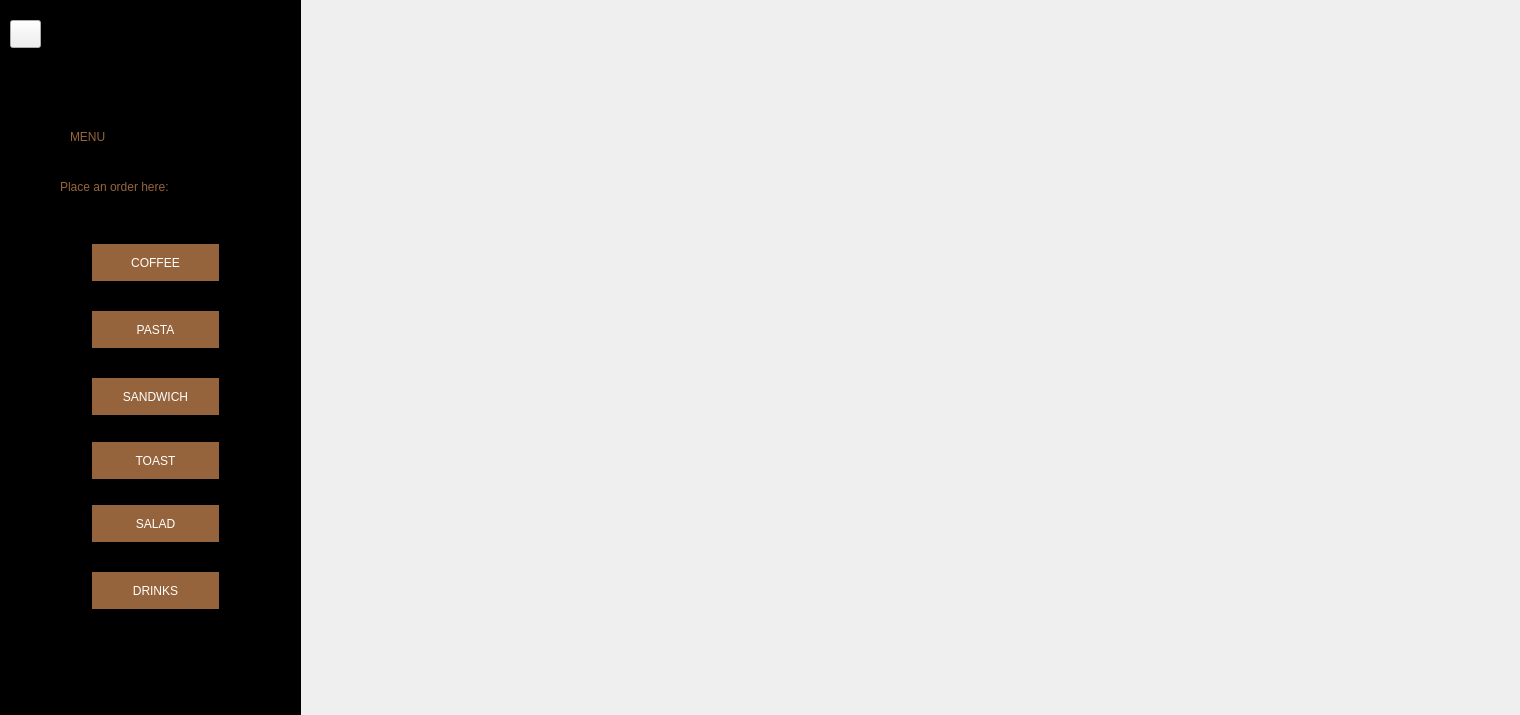
<?xml version="1.0" encoding="UTF-8"?>
<ui version="4.0">
 <class>Dialog</class>
 <widget class="QDialog" name="Dialog">
  <property name="geometry">
   <rect>
    <x>0</x>
    <y>0</y>
    <width>1520</width>
    <height>715</height>
   </rect>
  </property>
  <property name="windowTitle">
   <string>Dialog</string>
  </property>
  <property name="styleSheet">
   <string notr="true"/>
  </property>
  <widget class="QWidget" name="FabiolaPhotoWidget" native="true">
   <property name="geometry">
    <rect>
     <x>0</x>
     <y>0</y>
     <width>1520</width>
     <height>715</height>
    </rect>
   </property>
   <property name="styleSheet">
    <string notr="true">QWidget#BackgroundWidget{
background-image:url(DONA FABIOLA.png);}</string>
   </property>
   <widget class="QPushButton" name="pastaButton">
    <property name="geometry">
     <rect>
      <x>90</x>
      <y>309</y>
      <width>131</width>
      <height>41</height>
     </rect>
    </property>
    <property name="styleSheet">
     <string notr="true">font: 12pt &quot;Yu Gothic&quot;;
background-color: rgb(150,100,60);
color: rgb(255, 255, 255);
border-style: solid;
border-width: 2px;
border-color: black;
border-radius: 50px;</string>
    </property>
    <property name="text">
     <string>PASTA</string>
    </property>
   </widget>
   <widget class="QPushButton" name="sandwichButton">
    <property name="geometry">
     <rect>
      <x>90</x>
      <y>376</y>
      <width>131</width>
      <height>41</height>
     </rect>
    </property>
    <property name="styleSheet">
     <string notr="true">font: 12pt &quot;Yu Gothic&quot;;
background-color: rgb(150,100,60);
color: rgb(255, 255, 255);
border-style: solid;
border-width: 2px;
border-color: black;
border-radius: 50px;</string>
    </property>
    <property name="text">
     <string>SANDWICH</string>
    </property>
   </widget>
   <widget class="QPushButton" name="saladButton">
    <property name="geometry">
     <rect>
      <x>90</x>
      <y>503</y>
      <width>131</width>
      <height>41</height>
     </rect>
    </property>
    <property name="styleSheet">
     <string notr="true">font: 12pt &quot;Yu Gothic&quot;;
background-color: rgb(150,100,60);
color: rgb(255, 255, 255);
border-style: solid;
border-width: 2px;
border-color: black;
border-radius: 50px;</string>
    </property>
    <property name="text">
     <string>SALAD</string>
    </property>
   </widget>
   <widget class="QPushButton" name="coffeeButton">
    <property name="geometry">
     <rect>
      <x>90</x>
      <y>242</y>
      <width>131</width>
      <height>41</height>
     </rect>
    </property>
    <property name="styleSheet">
     <string notr="true">font: 12pt &quot;Yu Gothic&quot;;
background-color: rgb(150,100,60);
color: rgb(255, 255, 255);
border-style: solid;
border-width: 2px;
border-color: black;
border-radius: 50px;</string>
    </property>
    <property name="text">
     <string>COFFEE</string>
    </property>
   </widget>
   <widget class="QLabel" name="menuLabel">
    <property name="geometry">
     <rect>
      <x>70</x>
      <y>101</y>
      <width>181</width>
      <height>71</height>
     </rect>
    </property>
    <property name="styleSheet">
     <string notr="true">font: 75 36pt &quot;Yu Gothic&quot;;
color: rgb(150, 100, 60)</string>
    </property>
    <property name="text">
     <string>MENU</string>
    </property>
   </widget>
   <widget class="QLabel" name="submenuLabel">
    <property name="geometry">
     <rect>
      <x>60</x>
      <y>151</y>
      <width>211</width>
      <height>71</height>
     </rect>
    </property>
    <property name="styleSheet">
     <string notr="true">font: 100 14pt &quot;Yu Gothic&quot;;
color: rgb(150, 100, 60)</string>
    </property>
    <property name="text">
     <string>Place an order here:</string>
    </property>
   </widget>
   <widget class="QPushButton" name="drinksButton">
    <property name="geometry">
     <rect>
      <x>90</x>
      <y>570</y>
      <width>131</width>
      <height>41</height>
     </rect>
    </property>
    <property name="styleSheet">
     <string notr="true">font: 12pt &quot;Yu Gothic&quot;;
background-color: rgb(150,100,60);
color: rgb(255, 255, 255);
border-style: solid;
border-width: 2px;
border-color: black;
border-radius: 50px;</string>
    </property>
    <property name="text">
     <string>DRINKS</string>
    </property>
   </widget>
   <widget class="QLabel" name="imageLabel">
    <property name="geometry">
     <rect>
      <x>0</x>
      <y>0</y>
      <width>1520</width>
      <height>714</height>
     </rect>
    </property>
    <property name="text">
     <string/>
    </property>
   </widget>
   <widget class="QLabel" name="label">
    <property name="geometry">
     <rect>
      <x>0</x>
      <y>0</y>
      <width>301</width>
      <height>721</height>
     </rect>
    </property>
    <property name="styleSheet">
     <string notr="true">background-color:rgb(0, 0, 0);</string>
    </property>
    <property name="text">
     <string/>
    </property>
   </widget>
   <widget class="QPushButton" name="menuButton">
    <property name="geometry">
     <rect>
      <x>10</x>
      <y>20</y>
      <width>31</width>
      <height>28</height>
     </rect>
    </property>
    <property name="text">
     <string/>
    </property>
   </widget>
   <widget class="QPushButton" name="toastButton">
    <property name="geometry">
     <rect>
      <x>90</x>
      <y>440</y>
      <width>131</width>
      <height>41</height>
     </rect>
    </property>
    <property name="styleSheet">
     <string notr="true">font: 12pt &quot;Yu Gothic&quot;;
background-color: rgb(150,100,60);
color: rgb(255, 255, 255);
border-style: solid;
border-width: 2px;
border-color: black;
border-radius: 50px;</string>
    </property>
    <property name="text">
     <string>TOAST</string>
    </property>
   </widget>
   <zorder>imageLabel</zorder>
   <zorder>label</zorder>
   <zorder>pastaButton</zorder>
   <zorder>sandwichButton</zorder>
   <zorder>saladButton</zorder>
   <zorder>coffeeButton</zorder>
   <zorder>menuLabel</zorder>
   <zorder>submenuLabel</zorder>
   <zorder>drinksButton</zorder>
   <zorder>menuButton</zorder>
   <zorder>toastButton</zorder>
  </widget>
 </widget>
 <resources/>
 <connections/>
</ui>
